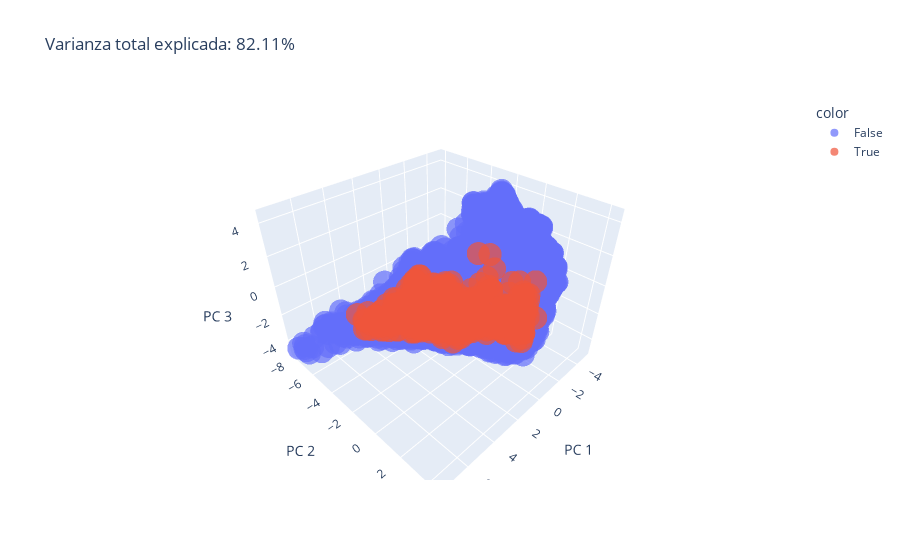

The code cell stored with this chart in its notebook:
### Markdown cell above
No se vislumbra una separacion de sus cluster en el espacio 2D de PCA, se procede a grafica su tercera componente espacio 3D para analizar si es posible ver con claridad los cluster formados

### Code cell
import pandas as pd
import plotly.express as px
from sklearn.decomposition import PCA
from sklearn.preprocessing import StandardScaler

# Cargar tus datos
data = pd.read_csv('/home/kynz/Documents/cambio-climatico-hackaton/Manuel/data_pca.csv')

# Seleccionar las características para PCA (excluyendo 'incendio' de las features)
features = data[["t2m","d2m","u10","v10","skt","sd","swvl1","swvl2","swvl3","swvl4",
                "lai_hv","lai_lv","cvl","lsm","slor","sdor","tcwv"]]

# Escalar los datos
scaler = StandardScaler()
x_scaled = scaler.fit_transform(features)

# Aplicar PCA
pca = PCA(n_components=3)
components = pca.fit_transform(x_scaled)

# Calcular varianza total explicada
total_var = pca.explained_variance_ratio_.sum() * 100

# Crear DataFrame para los componentes
components_df = pd.DataFrame(components, columns=['PC1', 'PC2', 'PC3'])

# Usar la columna 'incendio' para colorear
fig = px.scatter_3d(
    components_df, 
    x='PC1', 
    y='PC2', 
    z='PC3', 
    color=data['incendio'],  # Colorear por si hay incendio o no
    title=f'Varianza total explicada: {total_var:.2f}%',
    labels={'PC1': 'PC 1', 'PC2': 'PC 2', 'PC3': 'PC 3'},
    color_continuous_scale='viridis',  # Puedes cambiar el esquema de colores
    size_max=5,  # TAMAÑO MÁXIMO MÁS PEQUEÑO (por defecto es 20)
    opacity=0.7
)

fig.show()

### Figure 1 — Plotly figure (JSON) as saved in the notebook; plotly's stock layout.template omitted (floating-point values rounded to 4 significant figures; data arrays with more than 128 entries replaced by an {"elided": "..."} marker saying what was removed)
{"data": [{"hovertemplate": "color=False<br>PC 1=%{x}<br>PC 2=%{y}<br>PC 3=%{z}<extra></extra>", "legendgroup": "False", "marker": {"color": "#636efa", "opacity": 0.7, "symbol": "circle"}, "mode": "markers", "name": "False", "scene": "scene", "showlegend": true, "type": "scatter3d", "x": {"elided": "23044 float values"}, "y": {"elided": "23044 float values"}, "z": {"elided": "23044 float values"}}, {"hovertemplate": "color=True<br>PC 1=%{x}<br>PC 2=%{y}<br>PC 3=%{z}<extra></extra>", "legendgroup": "True", "marker": {"color": "#EF553B", "opacity": 0.7, "symbol": "circle"}, "mode": "markers", "name": "True", "scene": "scene", "showlegend": true, "type": "scatter3d", "x": {"elided": "382 float values"}, "y": {"elided": "382 float values"}, "z": {"elided": "382 float values"}}], "layout": {"legend": {"title": {"text": "color"}, "tracegroupgap": 0}, "scene": {"domain": {"x": [0, 1], "y": [0, 1]}, "xaxis": {"title": {"text": "PC 1"}}, "yaxis": {"title": {"text": "PC 2"}}, "zaxis": {"title": {"text": "PC 3"}}}, "title": {"text": "Varianza total explicada: 82.11%"}}}
